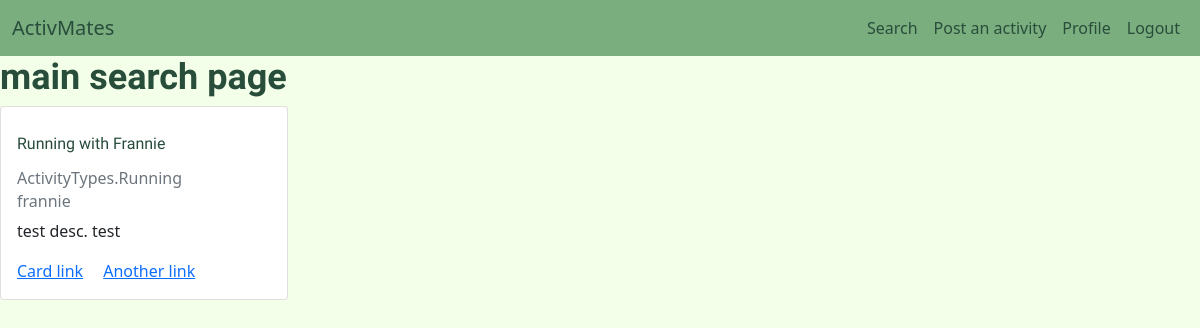
Before: /main-search (signed in) with the older database file.
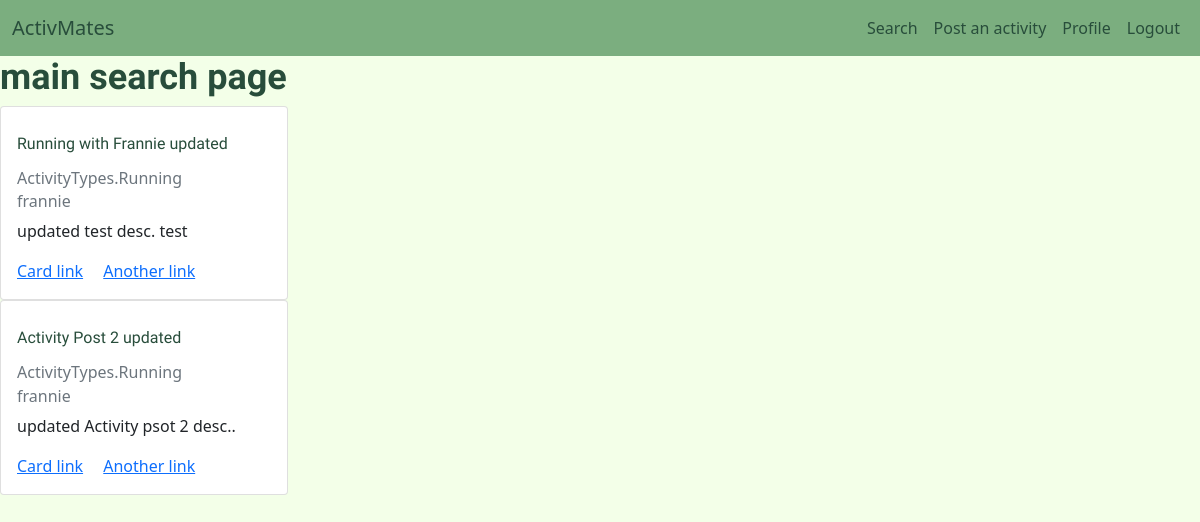
After: the same page with the newer database file.
### activmatesApp/models.py (models this page shows, shortened)
class Activity(db.Model):
    __tablename__ = 'activities'
    id = db.Column(db.Integer, primary_key=True)
    title = db.Column(db.String(200), nullable=False)
    type = db.Column(db.Enum(ActivityTypes), nullable=False, default=ActivityTypes.Running)
    description = db.Column(db.Text, nullable=False)
    date_posted = db.Column(db.DateTime, nullable=False,
                            default=datetime.utcnow)
    profile_id = db.Column(db.Integer, db.ForeignKey('profiles.id'), nullable=False)
    activity_type = db.relationship('ActivityType', backref='activity_type', lazy=True)

class User(db.Model, UserMixin):
    __tablename__ = 'users'
    id = db.Column(db.Integer, primary_key=True)
    username = db.Column(db.String(20), unique=True, nullable=False)
    email = db.Column(db.String(120), unique=True, nullable=False)
    password = db.Column(db.String(60), nullable=False)
    type = db.Column(db.Enum(UserTypes), nullable=False, default=UserTypes.Regular)
    image_file = db.Column(db.String(20), nullable=False,
                           default='default.png')
    created_at = db.Column(db.DateTime, nullable=False,
                           default=datetime.utcnow)
    profile = db.relationship('Profile', backref='user', lazy=True)

### activmatesApp/routes.py (the view)
@app.route('/main-search')
@login_required
def main_search():
    profiles = Profile.query.all()
    activities = Activity.query.all();
    return render_template('main-search.html',
                            title='Search',
                            profiles=profiles,
                            activities=activities
                            )

### activmatesApp/models.py (called while the page is built)
@login_manager.user_loader
def load_user(user_id):
    return User.query.get(int(user_id))

### activmatesApp/templates/main-search.html (shortened to what this page needs)
{% extends 'layout.html' %}
{% block body %}
<h1>main search page</h1>
        {% for activity in activities %}
        <div class="card" style="width: 18rem;">
            <div class="card-body">
              <h5 class="card-title">{{ activity.title }}</h5>
              <h6 class="card-subtitle mb-2 text-muted">{{ activity.type}}</h6>
              <h6 class="card-subtitle mb-2 text-muted">{{ current_user.username }}</h6>
              <p class="card-text">{{ activity.description}}</p>
              <a href="{{ url_for('view_activity', activity_id=activity.id) }}" class="card-link">Card link</a>
              <a href="#" class="card-link">Another link</a>
            </div>
          </div>
        {% endfor %}
{% endblock %}

### activmatesApp/templates/layout.html (shortened to what this page needs)
<!DOCTYPE html>
<html lang="en">
<head>
    <link href="https://cdn.jsdelivr.net/npm/bootstrap@5.0.0-beta1/dist/css/bootstrap.min.css" rel="stylesheet">
    <link rel="stylesheet" href="{{ url_for('static', filename='css/main.css') }}">
</head>
<body>
    <header>
         <nav id="navbar"class="navbar navbar-expand-md navbar-light">
            <div class="container-fluid">
              <a class="navbar-brand" href="{{ url_for('home') }}">ActivMates</a>
              <div class="collapse navbar-collapse justify-content-end" id="navbarNav">
                <ul class="navbar-nav">
                  {% if current_user.is_authenticated %}
                    <li class="nav-item">
                      <a class="nav-link" href="{{ url_for('main_search') }}">Search</a>
                    </li>
                    <li class="nav-item">
                      <a class="nav-link" href="{{ url_for('new_activity') }}">Post an activity</a>
                    </li>
                    <li class="nav-item">
                      <a class="nav-link" href="{{ url_for('account_profile') }}">Profile</a>
                    </li>
                      <li class="nav-item">
                        <a class="nav-link" href="{{ url_for('logout') }}">Logout</a>
                      </li>
                  {% endif %}
                </ul>
              </div>
            </div>
          </nav>
    </header>
  {% block body %}{% endblock %}
</body>
</html>

### activmatesApp/static/css/main.css (style rules this page uses)
body { background-color: #f3ffe8; }
#navbar { background-color: #7bae7f; }
#navbar a, h1, h2, h3, h4, h5 { color: #284d3b; }
h1, h2, h3, h4, h5, button { font-family: 'Titillium Web', sans-serif; line-height: 42px; }
h2, h3, h4, h5 { font-weight: 400; }
h1 { font-size: 36px; font-weight: 700; }
h5 { font-size: 16px; }

Changed rows visible on the page:
changed Activity: title "Running with Frannie" → "Running with Frannie updated"; description "test desc. test" → "updated test desc. test"
added Activity: title "Activity Post 2 updated", type "ActivityTypes.Running", {{ current_user.username }} "frannie", description "updated Activity psot 2 desc.."
